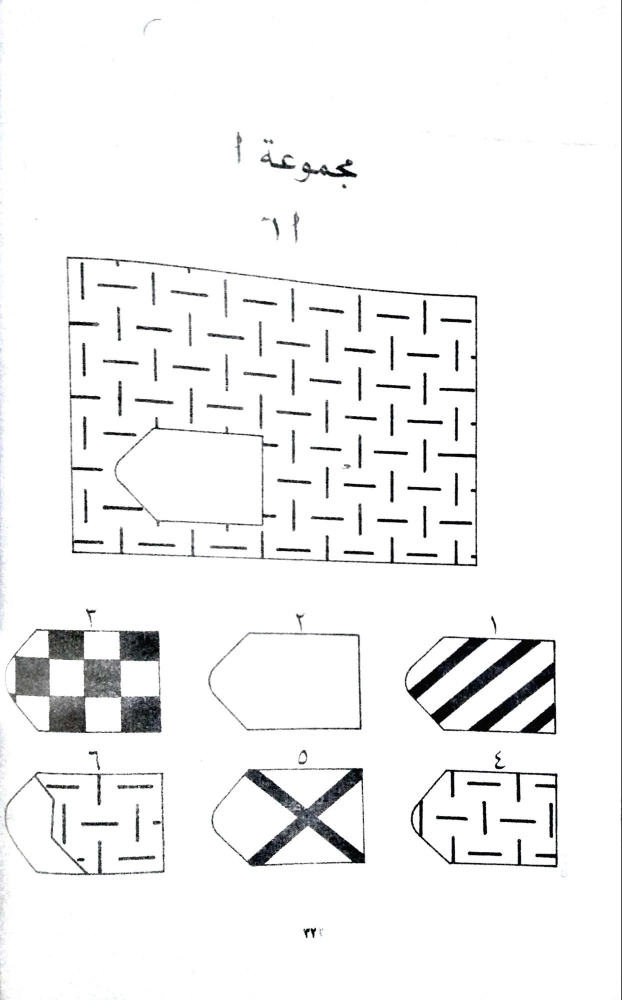
#> input picture assets/raven/A01.jpeg, 1243 x 2000 px (shown at 1/2 size); its folder holds 6 pictures in this run
$ python _make_raven_layout.py
#> lines starting #> are read from the running program, lines starting #| are printed output that depends on the picture; after the words box and inside, x2 and y2 are one past the last pixel; in counts of white or black regions, pixels touching at a corner belong together
"""Generate layout metadata for the Raven drag-and-drop runner.

The figures are never redrawn: the browser crops the original booklet scans
with CSS background-position, so every shape and colour stays byte-identical.
"""
from pathlib import Path
import json

import numpy as np
from PIL import Image

ROOT = Path(__file__).resolve().parent.parent
RAVEN = ROOT / "assets" / "raven"


def smooth(values, window=31):
    return np.convolve(values, np.ones(window) / window, mode="same")


def content_span(darkness, low, high, width, min_frac, max_frac):
    band = darkness[int(low):int(high)]
    profile = smooth(band.sum(axis=0))
    if profile.max() <= 0:
        return int(width * min_frac), int(width * max_frac)
    first = int(np.where(profile > profile.max() * 0.10)[0][0])
    last = int(np.where(profile > profile.max() * 0.10)[0][-1]) + 1
    first = max(first, int(width * min_frac))
    last = min(last, int(width * max_frac))
    if last <= first:
        first, last = int(width * min_frac), int(width * max_frac)
    return first, last


def analyse(name):
#> called with name = 'A01'
    source = RAVEN / f"{name}.jpeg"
    image = Image.open(source).convert("RGB")
#> image is the input picture: PIL image 1243x2000 RGB; mean R, G, B 243.8, 243.9, 244
    rotated = image.width > image.height
#> rotated = False
    if rotated:
        image = image.rotate(90, expand=True)
    width, height = image.size
#> width = 1243; height = 2000
    dark = np.array(image.convert("L")) < 170
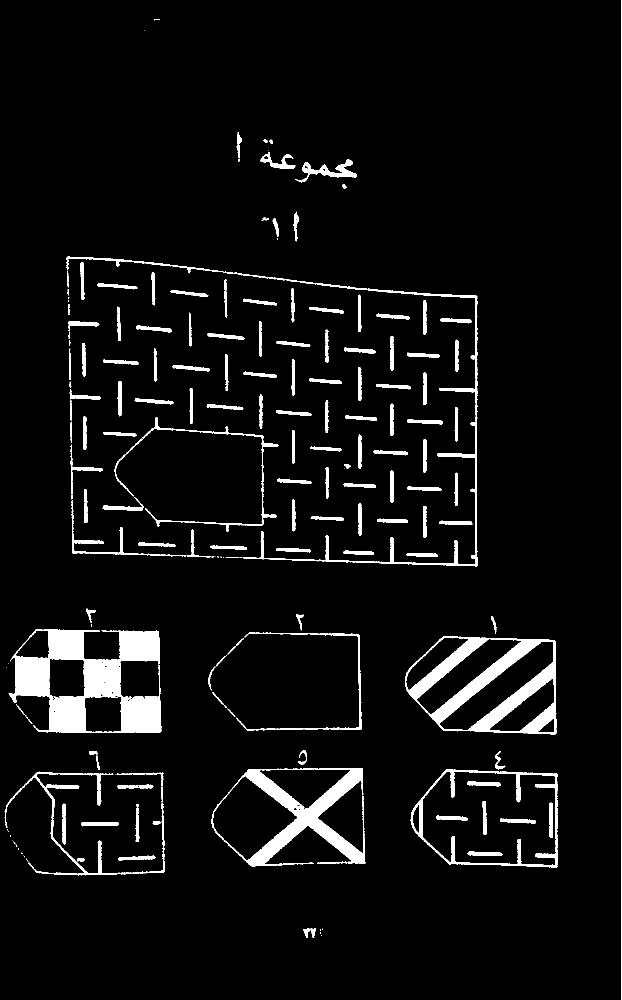
#> dark: shape (2000, 1243) bool (shown at 1/2 size); 5.5% white; 185 white regions (42 under 20 px), largest, box (x1, y1, x2, y2) and area: (17, 1258, 323, 1466) 31414, (810, 1272, 1113, 1469) 19527, (423, 1536, 731, 1733) 15886

    # The matrix occupies the upper half; the answer figures sit below it.
    my0, my1 = int(height * 0.17), int(height * 0.58)
#> my0 = 340; my1 = 1160
    mx0, mx1 = content_span(dark, my0, my1, width, 0.04, 0.88)
#> in content_span, `band = darkness[int(low):int(high)]`:
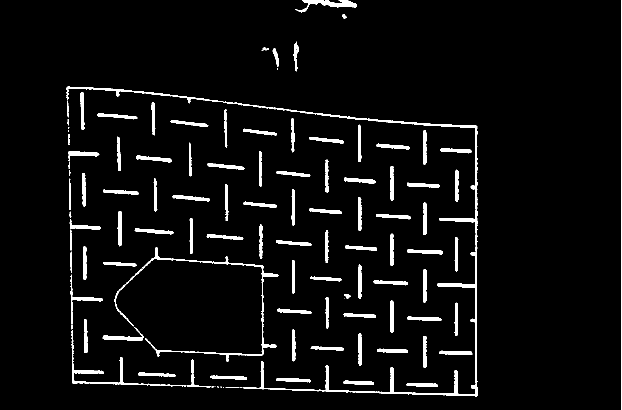
#> band: shape (820, 1243) bool (shown at 1/2 size); 4.5% white; 113 white regions (13 under 20 px), largest, box (x1, y1, x2, y2) and area: (133, 173, 955, 793) 7895, (143, 659, 373, 773) 1618, (290, 573, 553, 723) 1247
#> in content_span, `profile = smooth(band.sum(axis=0))`: profile = 1243 values, max 103.7 at index 156, min 0 at index 0, mean 36.68
#> in content_span, `first = int(np.where(profile > profile.max() * 0.10)[0][0])`: first = 123
#> in content_span, `last = int(np.where(profile > profile.max() * 0.10)[0][-1]) + 1`: last = 1243
#> in content_span, `last = min(last, int(width * max_frac))`: last = 1093
#> mx0 = 123; mx1 = 1093

    cell_w = (mx1 - mx0) / 3
#> cell_w = 323.3
    cell_h = (my1 - my0) / 3
#> cell_h = 273.3
    densities = []
    for row in range(3):
        for col in range(3):
            y0 = int(my0 + row * cell_h)
            y1 = int(my0 + (row + 1) * cell_h)
            x0 = int(mx0 + col * cell_w)
            x1 = int(mx0 + (col + 1) * cell_w)
            densities.append(int(dark[y0:y1, x0:x1].sum()))
#> after the loop, densities = [2913, 3526, 895, 7150, 7054, 5759, 5048, 6815, 6008]
    row, col = divmod(int(np.argmin(densities)), 3)
#> row = 0; col = 2
    inset = 0.06
    missing = [
        round((mx0 + col * cell_w + cell_w * inset) / width, 5),
        round((my0 + row * cell_h + cell_h * inset) / height, 5),
        round(cell_w * (1 - 2 * inset) / width, 5),
        round(cell_h * (1 - 2 * inset) / height, 5),
    ]
#> missing = [0.635, 0.178, 0.229, 0.12]

    oy0, oy1 = int(height * 0.55), int(height * 0.89)
#> oy0 = 1100; oy1 = 1780
    ox0, ox1 = content_span(dark, oy0, oy1, width, 0.02, 0.92)
#> call 2 of content_span, with low = 1100, high = 1780, width = 1243, min_frac = 0.02, max_frac = 0.92
#> in content_span (call 2), `band = darkness[int(low):int(high)]`:
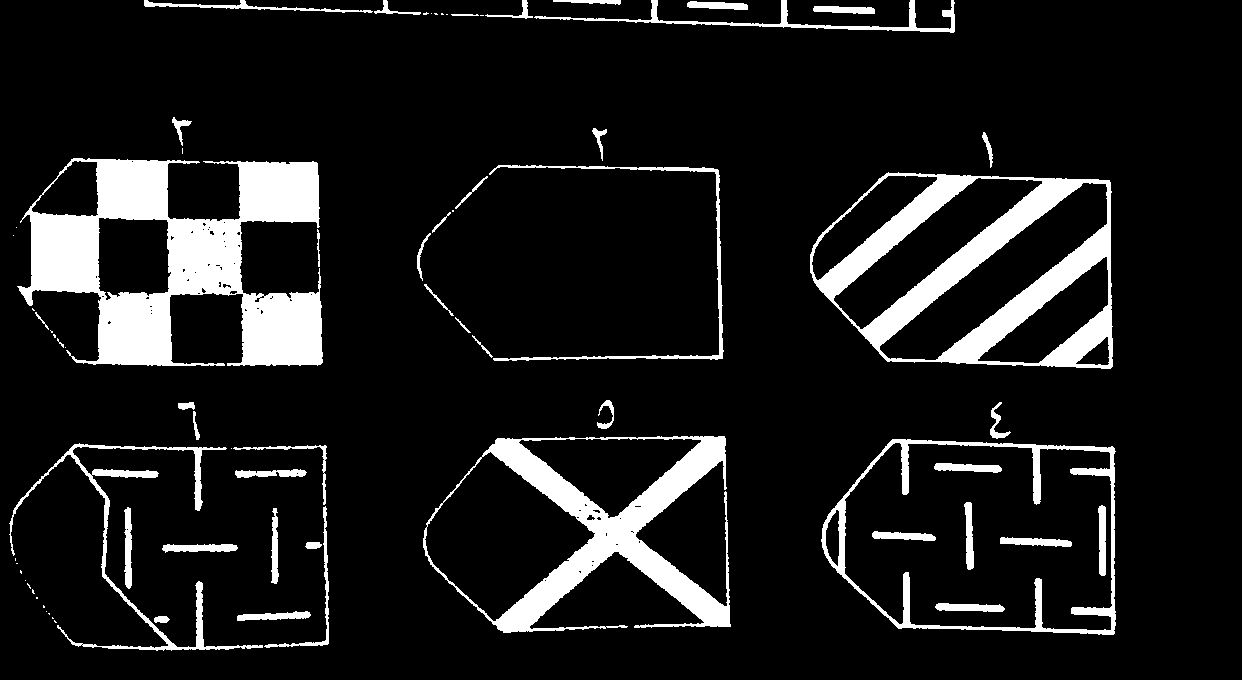
#> band: shape (680, 1243) bool; 10.8% white; 73 white regions (27 under 20 px), largest, box (x1, y1, x2, y2) and area: (17, 158, 323, 366) 31414, (810, 172, 1113, 369) 19527, (423, 436, 731, 633) 15886
#> in content_span (call 2), `profile = smooth(band.sum(axis=0))`: profile = 1243 values, max 174.9 at index 116, min 0 at index 1131, mean 72.96
#> in content_span (call 2), `first = int(np.where(profile > profile.max() * 0.10)[0][0])`: first = 17
#> in content_span (call 2), `last = int(np.where(profile > profile.max() * 0.10)[0][-1]) + 1`: last = 1243
#> in content_span (call 2), `first = max(first, int(width * min_frac))`: first = 24
#> in content_span (call 2), `last = min(last, int(width * max_frac))`: last = 1143
#> ox0 = 24; ox1 = 1143
    columns = 3 if name[0] in "AB" else 4
    option_w = (ox1 - ox0) / columns
#> option_w = 373
    option_h = (oy1 - oy0) / 2
#> option_h = 340
    option_inset = 0.04
    options = []
    for index in range(columns * 2):
        r, c = divmod(index, columns)
        options.append([
            round((ox0 + c * option_w + option_w * option_inset) / width, 5),
            round((oy0 + r * option_h + option_h * option_inset) / height, 5),
            round(option_w * (1 - 2 * option_inset) / width, 5),
            round(option_h * (1 - 2 * option_inset) / height, 5),
        ])
#> after the loop, options = [[0.0313, 0.557, 0.276, 0.156], [0.331, 0.557, 0.276, 0.156], [0.631, 0.557, 0.276, 0.156], [0.0313, 0.727, 0.276, 0.156], [0.331, 0.727, 0.276, 0.156], [0.631, 0.727, 0.276, 0.156]]

    return {
        "imageUrl": f"assets/raven/{name}-rotated.jpeg" if rotated else f"assets/raven/{name}.jpeg",
        "missing": missing,
        "options": options,
    }


def main():
    if (RAVEN / "E12-rotated.jpeg").exists():
        pass
    else:
        Image.open(RAVEN / "E12.jpeg").convert("RGB").rotate(90, expand=True).save(
            RAVEN / "E12-rotated.jpeg", quality=95, subsampling=0
        )

    layout = {}
    for index in range(1, 13):
        for letter in "ABCDE":
            name = f"{letter}{index:02d}"
            layout[name] = analyse(name)

    (RAVEN / "raven_layout.json").write_text(
        json.dumps(layout, ensure_ascii=False, indent=2), encoding="utf-8"
    )
    print(f"Wrote layout for {len(layout)} matrices")


if __name__ == "__main__":
#> (the run stopped early here; a loop or call above may not have finished)
